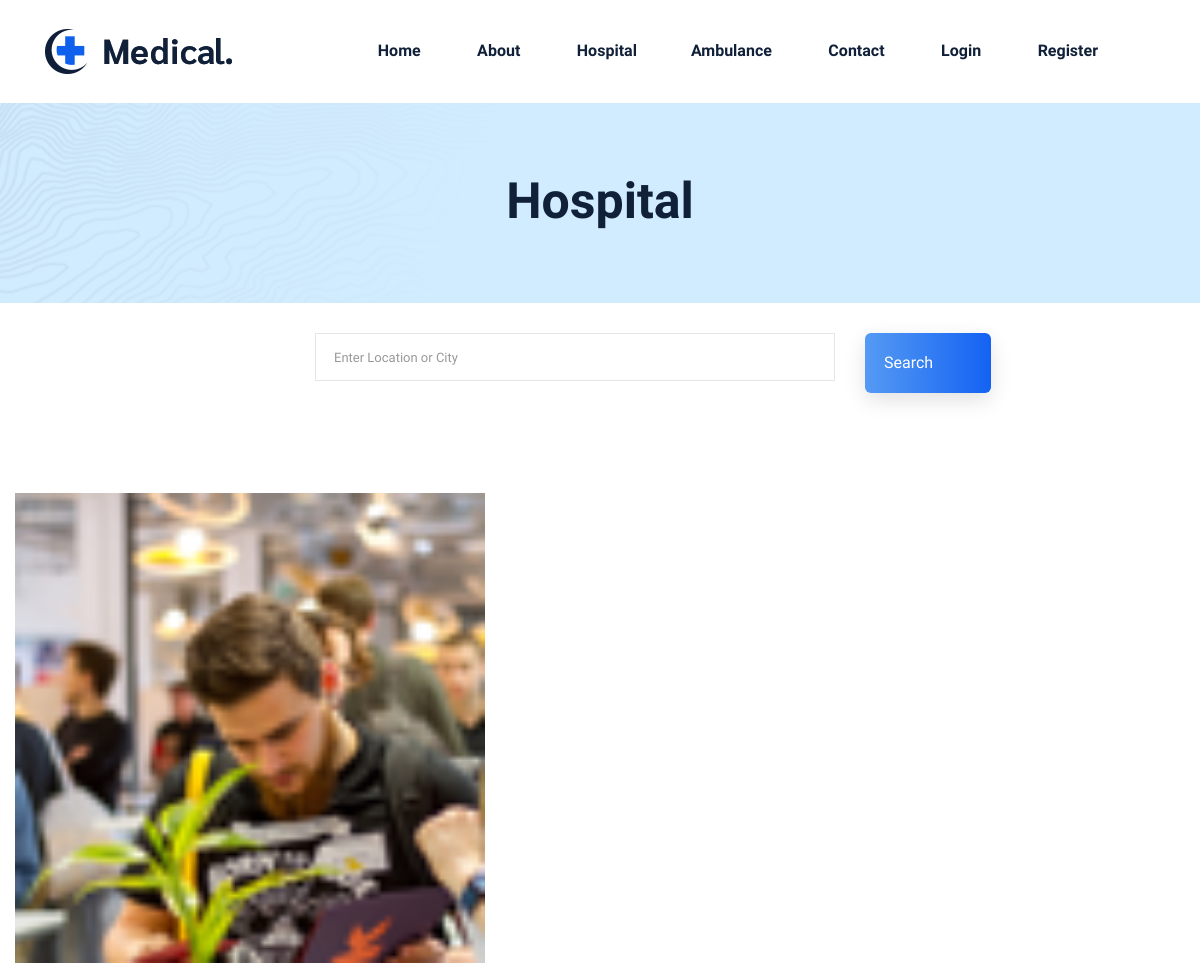
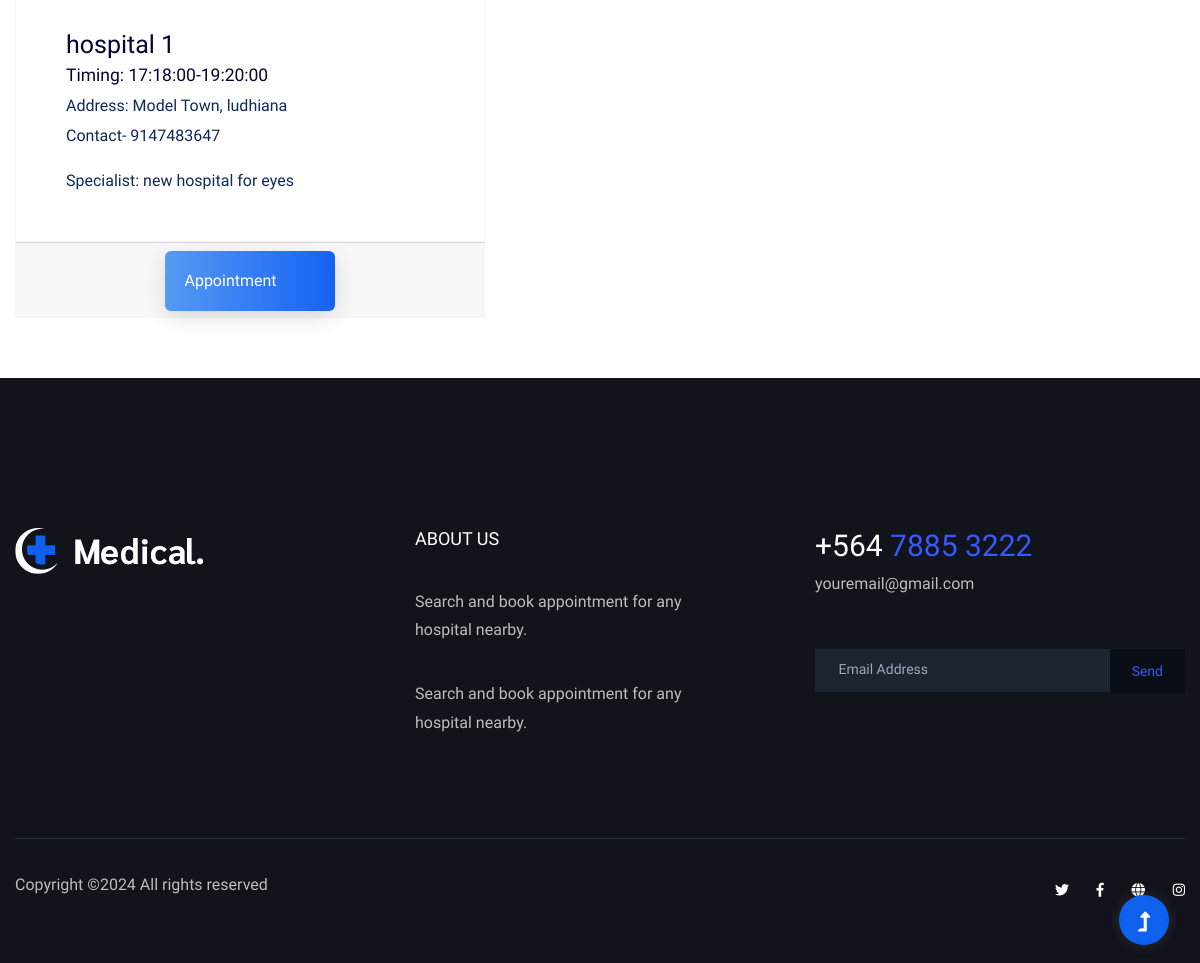
Screenshot of /hospital.php with the database file from the repository (2 pictures, top to bottom).
### tables this page shows
CREATE TABLE `hospital` (
  `id` int(5) NOT NULL,
  `hospital_name` varchar(250) NOT NULL,
  `email` varchar(250) NOT NULL,
  `password` varchar(250) NOT NULL,
  `contact` bigint(50) NOT NULL,
  `thumbnail` varchar(250) NOT NULL,
  `opentiming` time NOT NULL,
  `closetime` time NOT NULL,
  `description` longtext NOT NULL,
  `location` varchar(255) NOT NULL,
  `city` varchar(250) NOT NULL,
  `address` longtext NOT NULL,
  `status` varchar(50) NOT NULL DEFAULT 'Active',
  `created_at` timestamp NOT NULL DEFAULT current_timestamp()
);

### hospital.php (the view, shortened to what this page needs)
<?php
include('header.php');
?>
<div class="slider-area2">
    <div class="slider-height2 d-flex align-items-center">
        <div class="container">
            <div class="row">
            <div class="col-xl-12">
                <div class="hero-cap hero-cap2 text-center">
                    <h2>Hospital</h2>
                </div>
            </div>
            </div>
        </div>
    </div>
</div>
<div class="team-area my-5">
        <div class="container">
            <div class="row justify-content-center">
                <div class="col-lg-6">
                    <div class="section-tittle text-center mb-100">
                        <div class="row form-contact contact_formt">
                            <div class="col-md-11">
                                <input type="text" name="location" placeholder="Enter Location or City" id="location" class="form-control">
                            </div>
                            <div class="col-md-1">
                                <button onclick="hit()" class="btn">Search</button>
                            </div>
                        </div>
                    </div>
                </div>
            </div>
            <div class="row" id="result">
                <?php
                $query="SELECT * from `hospital`";
                include('config.php');
                $res=mysqli_query($conn,$query);
                while($data=mysqli_fetch_array($res)){
                ?>
                <div class="col-xl-5 col-lg-5 col-md-6 col-sm-">
                    <div class="single-team mb-30">
                        <div class="team-img">
                            <img src="hospital/<?php echo $data['thumbnail']?>" alt="">
                        </div>
                        <div class="team-caption">
                            <h1><a href="#"><?php echo $data['hospital_name']?></a></h1>
                            <h3>Timing: <?php echo $data['opentiming']?>-<?php echo $data['closetime']?></h3>
                            <p> Address: <?php echo $data['address']?>, <?php echo $data['city']?> <br>
                            Contact- <?php echo $data['contact']?></p>
                            <p>Specialist: <?php echo $data['description']?></p>
                        </div>
                        <div class="card-footer">
                            <center><a href="make_visit.php?id=<?php echo $data['id']?>" class="btn">Appointment</a></center>
                        </div>
                    </div>
                </div>
                <?php
                }
                ?>
            </div>
        </div>
    </div>
<?php
include('footer.php');
?>

### rows the page displays
hospital: thumbnail (picture), hospital_name "hospital 1", opentiming "17:18:00", closetime "19:20:00", address "Model Town", city "ludhiana", contact "9147483647", description "new hospital for eyes"
